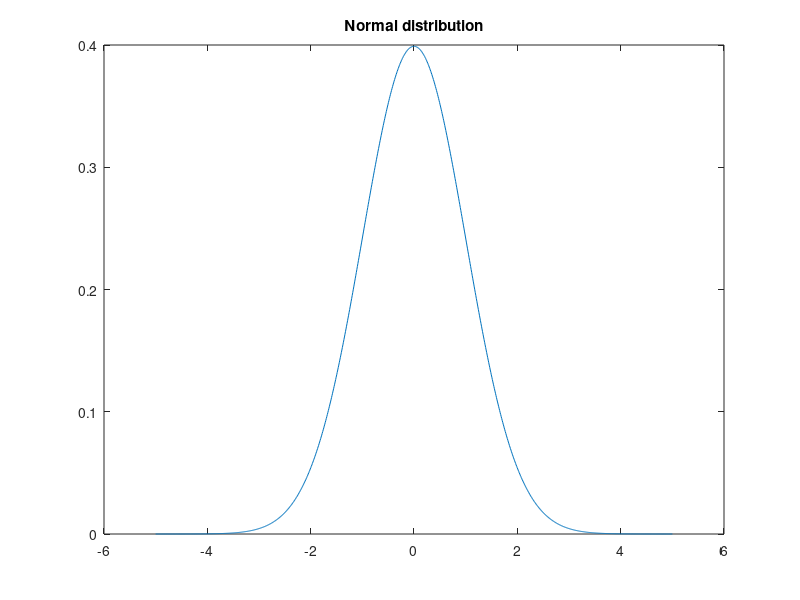
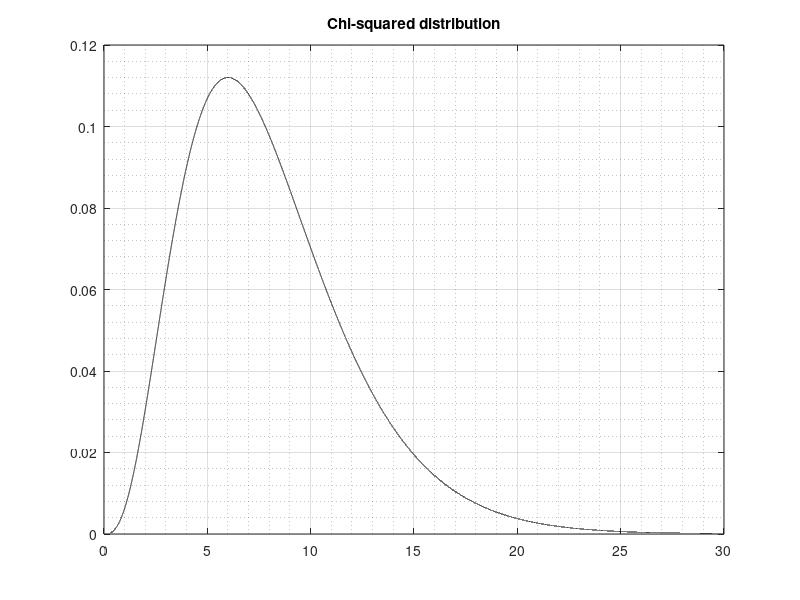
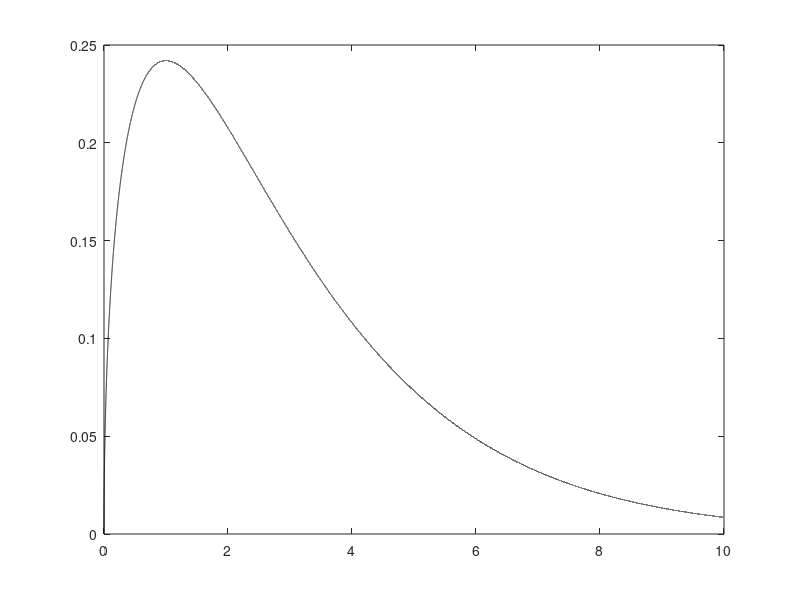

MATLAB code for these plots, in order: (Note: this script raises an error after producing the figures.)
p1 = normcdf(1);
p2 = normcdf(2);
p3 = normcdf(3);
norminv(p1);
norminv(p2);
norminv(p3);
%%Gaussian 
a = linspace(-5,5,1000);
gauss = normpdf(a);
figure;
plot(a,gauss);
title('Normal distribution')
%%chi2 distribution 
x = linspace(0,30,100000);
chi2 = makedist("Gamma",'a',4,'b',2.); 
figure;
subplot(1,1,1)
plot(x,pdf(chi2,x),'Color',[0,0,0]);
title('Chi-squared distribution');
grid on
grid minor
%%chi2 with 3 dof 
x = 0:0.0001:10;
dof = 3; % degrees of freedom
test = 7.1;
y = chi2pdf(x,dof);
figure;
plot(x,y,'Color',[0,0,0]);
xline(7.1,'--r',{'test statistics = 7.1'});
grid on
grid minor
%%sol
p = 1 - chi2cdf(test,dof);

%%Poisson
x = 0:10;
poisson = makedist("Poisson", 'lambda',3); 
subplot(2,2,1)
stairs(x-0.5,pdf(poisson,x),"LineWidth",5);
grid on
grid minor
title('0< X <10');
%Poisson with a wider set of x
x = 0:20;
poisson = makedist("Poisson", 'lambda',3); 
subplot(2,2,2)
stairs(x-0.5,pdf(poisson,x),"LineWidth",5);
grid on
grid minor
title('0< X <20');
%Compute and plot the pdf of a Poisson distribution with parameter lambda 
lambda = 2;
x = 0:20;
y = poisspdf(x,lambda);
subplot(2,2,3)
bar(x,y);
title('lambda = 2');
grid on
grid minor
%Poisson with a different lambda 
lambda1 = 12;
x = 0:20;
y = poisspdf(x,lambda1);
subplot(2,2,4)
bar(x,y);
title('lambda = 12');
grid on
grid minor
ans = poisspdf(4,lambda);
